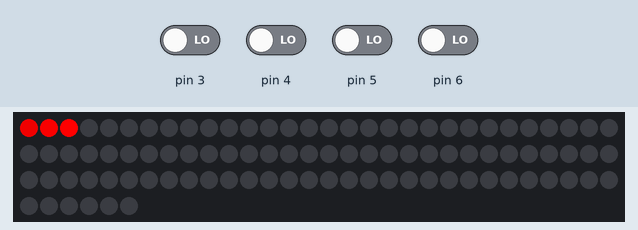
Recording of a sketch running on a simulated Arduino Uno, built with avr-gcc and run on an emulated ATmega328P. On the bench: 96 RGB LEDs in strip order, left to right, continuing on the next row. Inputs (shaded band) come from the test bench; at power-on: pin 3–6 LOW.

Above: at 2.07 s.
2.3 s: pin 3 driven HIGH
At 2.65 s:
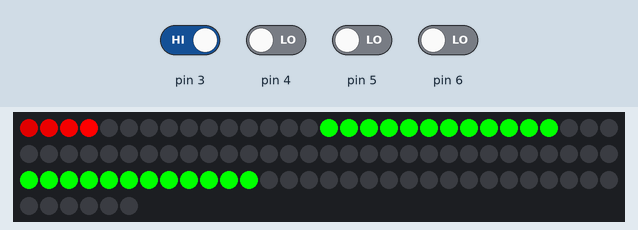
4.4 s: pin 4 driven HIGH
At 6.72 s:
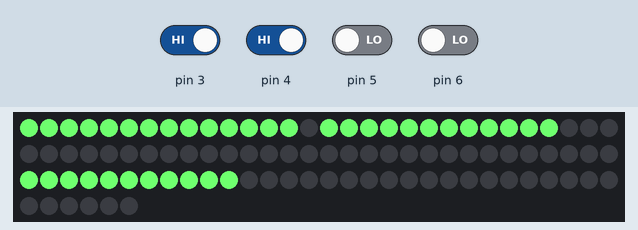
6.8 s: pin 6 driven HIGH
At 9.56 s:
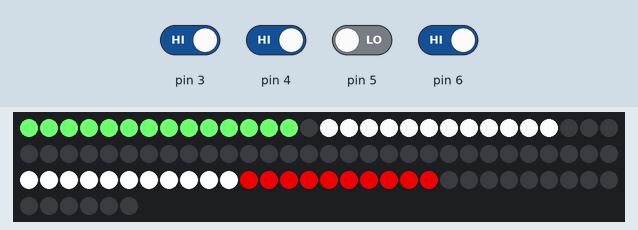
9.8 s: pin 5 driven HIGH
At 10.26 s:
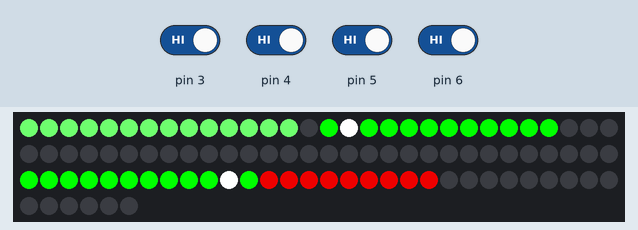
11.6 s: pin 5 driven LOW
At 14.3 s:
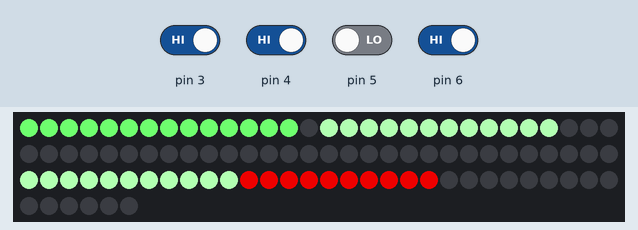
14.6 s: pin 3 driven LOW
At 15.44 s:
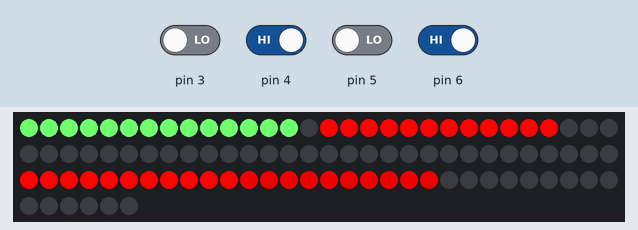

Measured:
- after the input at 2.3 s, the LEDs: first change after 0.25 s (image 1 shows a later state)
- after the input at 4.4 s, the LEDs: first change after 0.24 s (image 2 shows a later state)
- after the input at 6.8 s, the LEDs: first differ from a run without the input after 0.32 s (image 3 shows a later state)
- after the input at 9.8 s, the LEDs: first change after 0.34 s (image 4 shows a later state)
- what the display in image 5 shows lasts 0.6 s, from 13.9 s to 14.5 s

The sketch:

arduino_serial.ino
```cpp
#include "LPD8806.h"
#include "SPI.h"
//
// Identify the different areas within the strip by length and starting
// pixel number.
//
int stripLength        = 96; // Number of RGB LEDs in strand
int shooterLeftPxZero  = 15; // The first LED in the left LED set
int shooterRightPxZero = 60; // The first LED in the right LED set
int shooterLength      = 12; // Number of LEDs along the shooter
int drivetrainLength   = 10; // Number of LEDs on drivetrain
int drivetrainPxZero   = 71; //The first LED in the drivetrain strand
int hangerLength       = 14; //ALSO CHANGE ARRAY BELOW. Number of LEDs on the bar under the hanger
int hangerPxZero       = 0; //First LED in the hanger strand
int hangerState[14];           //For Knight Rider animation
// For "classic" Arduinos (Uno, Duemilanove,
// etc.), data = pin 11, clock = pin 13.  For Arduino Mega, data = pin 51,
// clock = pin 52.  For 32u4 Breakout Board+ and Teensy, data = pin B2,
// clock = pin B1.  For Leonardo, this can ONLY be done on the ICSP pins.
LPD8806 strip = LPD8806(stripLength);

//Initialize colors
int targetR = 0,
    targetG = 0,
    targetB = 0,
    driveTargetR = 0,
    driveTargetG = 0,
    driveTargetB = 0;
int R_OUT = 0,
    G_OUT = 0,
    B_OUT = 0;

//int numDiscs = 0;
boolean shooterToSpeed = false,
        discFired = false,
        lastDiscFired = false,
        shooterRaised = false,
        againstBar = false,
        endgame = false,
        autonomousMode = false;
int shotFiredCount = -1,
    i = 0, //Loop position
    j = 0,
    k = 0, //Hanger strip loop position
    s = 0; //Hanger only runs every other loop

int inputValue = 0,
    lastInputValue = 0;

int shots[] = {55, 89, 127};

/**
 * Initialization code
 */
void setup() {
  // Start up the LED strip
  strip.begin();

  // Update the strip, to start they are all green (just to make sure they work)
  for(int q = 0; q < strip.numPixels(); q++) {
    strip.setPixelColor(q, strip.Color(0,127,0));
  }
  strip.show();
  delay(1000);

  //Turn the LEDs back off
  for(int q = 0; q < strip.numPixels(); q++) {
    strip.setPixelColor(q, strip.Color(0,0,0));
  }
  strip.show();

  //Initialize Knight Rider array
  for(int q = 0; q < hangerLength; q++){
    hangerState[q] = 0;
  }

  //Note, pins 10 - 13 are in use by the SPI library.
  //  http://arduino.cc/en/Reference/SPI
  //Set digital pins 3-10 as inputs
  pinMode(3, INPUT);
  pinMode(4, INPUT);
  pinMode(5, INPUT);
  pinMode(6, INPUT);
//  pinMode(10, INPUT); //why pin 10 no work?!@?@!?

  Serial.begin(57600);
}

/**
 * Main loop
 */
void loop() {
  // COMMUNICATION PROTOCOL - BITMAP
  // BIT(S)     Meaning
  // ------------------------------
  //   0        Shooter raised when true
  //   1        Shooter up to speed
  //   3        Disc fired
  //   4        Endgame (end of match notification)

  lastInputValue = inputValue;
  inputValue = 0;
  //Read signals for cRIO
  if(digitalRead(3) == HIGH) {
    inputValue += 1;
  }
  if(digitalRead(4) == HIGH) {
    inputValue += 2;
  }
  if(digitalRead(5) == HIGH) {
    inputValue += 4;
  }
  if(digitalRead(6) == HIGH) {
    inputValue += 8;
  }

  if (inputValue != lastInputValue) {
    i = 0;//If new data, restart the loop

    // Check the status of the bits in from the message:
    shooterRaised  = inputValue & 0x0001;
    shooterToSpeed = inputValue & 0x0002;
    discFired      = inputValue & 0x0004;
    endgame        = inputValue & 0x0008;

    if(discFired && !lastDiscFired) {
      //Reset the count the first time we see a shot fired
      shotFiredCount = 0;
    }
    lastDiscFired = discFired;

    if(shooterRaised) {
      //green
      targetR = 0;
      targetG = 127;
      targetB = 0;
    } else {
      //red
      targetR = 127;
      targetG = 0;
      targetB = 0;
    }

    //Determine drivetrain color
    if(againstBar) {
      //hot pink
      driveTargetR = 48;
      driveTargetG = 128;
      driveTargetB = 20;
    } else if(endgame) {
      //red
      driveTargetR = 100;
      driveTargetG = 0;
      driveTargetB = 0;
    } else if(autonomousMode) {
      //light white
      driveTargetR = 50;
      driveTargetG = 50;
      driveTargetB = 50;
    } else {
      //off
      driveTargetR = 0;
      driveTargetG = 0;
      driveTargetB = 0;
    }
  }

  //get the latest value for brightness for patterns that change intensity
  int intensity = fibonacci(i);

  ////////////////////////////////////////
  //Augment the shooter LEDs
  ////////////////////////////////////////
  if(shooterToSpeed && !discFired) {
    //Shooter up to speed- flashes between target color and white
    R_OUT = min(targetR + intensity, 127);
    G_OUT = min(targetG + intensity, 127);
    B_OUT = min(targetB + intensity, 127);
    for(j = 0; j < hangerLength; j++) {
      strip.setPixelColor(j + hangerPxZero, strip.Color(min(targetR + intensity, 127), min(targetG + intensity, 127), min(targetB + intensity, 127)));
    }
  //} else if(numDiscs == 0) {
  //  //if we have no discs, throb on/off
  //  R_OUT = (int) targetR / intensity;
  //  G_OUT = (int) targetG / intensity;
  //  B_OUT = (int) targetB / intensity;
  } else {
    //otherwise just output the targeted color values
    R_OUT = targetR;
    G_OUT = targetG;
    B_OUT = targetB;
  }

  //Write data out to the shooter pixels
  for(j = 0; j < shooterLength; j++){
    if(j == shotFiredCount) {
      //light a pixel white, overriding the normal color
      strip.setPixelColor(j + shooterLeftPxZero, strip.Color(127, 127, 127));
      strip.setPixelColor((shooterLength - 1 + shooterRightPxZero) - j, strip.Color(127, 127, 127));
    } else {
      strip.setPixelColor(j + shooterLeftPxZero, strip.Color(R_OUT, G_OUT, B_OUT));
      //Write Right side in the reverse order as the left, so patterns flow in the same direction (shots)
      strip.setPixelColor((shooterLength - 1 + shooterRightPxZero) - j, strip.Color(R_OUT, G_OUT, B_OUT));
    }
    strip.show();
  }

  if(shotFiredCount >= 0 && shotFiredCount <= shooterLength) {
    shotFiredCount++;
  }


  //////////////////////////////////////////////
  //Augment target drivetrain colors
  //////////////////////////////////////////////
  R_OUT = driveTargetR;
  G_OUT = driveTargetG;
  B_OUT = driveTargetB;

  //Write data out to the drivetrain pixels
  for(j = 0; j < drivetrainLength; j++) {
    strip.setPixelColor(j + drivetrainPxZero, strip.Color(R_OUT, G_OUT, B_OUT));
  }

  //delay (5);

  //////////////////////////////////////////////
  //Knight Rider animation
  //////////////////////////////////////////////

  //Decrement every value by 16, but don't go negative. Gives us 8 pixels decreasing in intensity
  int m;
  for(m = 0; m < hangerLength; m++){
    hangerState[m] = max(0, (hangerState[m]-8)); //Decrement every pixel's brightness
  }

  int currentPixel = -abs(hangerLength - k) + hangerLength; //This swings back and forth between the two sides
  hangerState[currentPixel] = 127; //Set most recent pixel to be bright
  if (!shooterToSpeed){
    //Send out pixel values. Stick with red for now
    for(j = 0; j < hangerLength; j++) {
      strip.setPixelColor(j + hangerPxZero, strip.Color(hangerState[j], 0, 0));
    }
  }
  strip.show();

  i = (i + 1) % 50; //This value needs to be a multiple of the array used by the fibonacci function below

  s++;
  if (s == 2){
    k = (k + 1) % (2*hangerLength); // For Knight Rider
    s = 0;
  }
}
/**************************************************
 **************MAIN LOOP ENDS HERE*****************
 **************************************************/

//Note, the number of elements in this array should be an even multiple of the loop itterations run in main
// otherwise the pattern won't loop cleanly
int seeds[] = {1, 1, 1, 2, 3, 5, 8, 13, 21, 34, 55, 89, 127, 89, 55, 34, 21, 13, 8, 5, 3, 2, 1, 1, 1};
int fibonacci(int pos) {
  pos %= sizeof(seeds)/sizeof(int);
  return seeds[pos];
}
```
